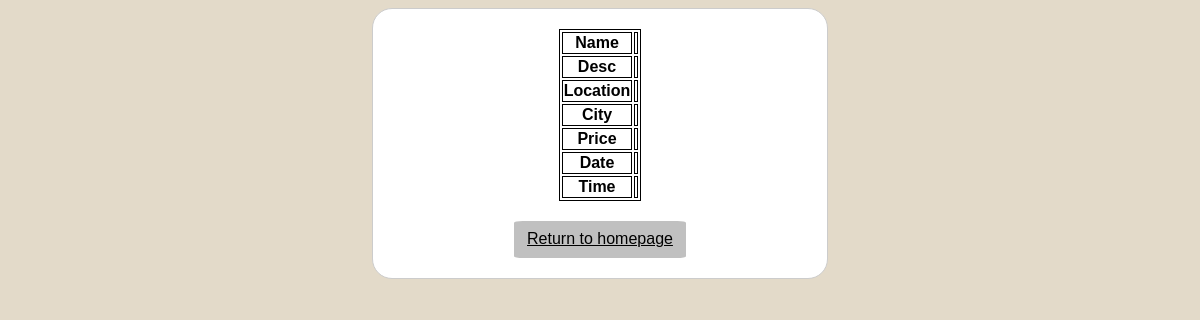
Before: /eventinfo?id=21 with the older database file.
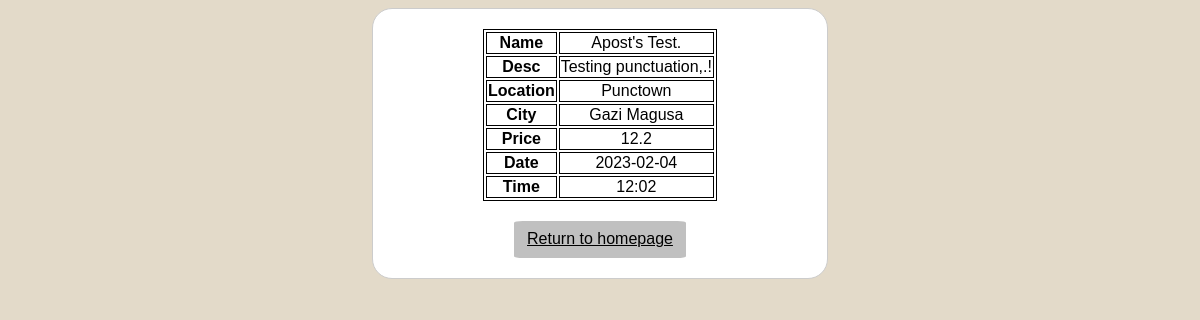
After: the same page with the newer database file.
### tables this page shows
CREATE TABLE "event"
(
    eventid     INTEGER
        primary key autoincrement,
    name        TEXT,
    description TEXT,
    price       FLOAT,
    date        DATE,
    time        TIME,
    isActive    BOOLEAN,
    location    TEXT,
    cityID      INTEGER
        references city,
    username    TEXT
        references user
);

CREATE TABLE city(cityID INTEGER PRIMARY KEY AUTOINCREMENT, cityname TEXT);

### main.py (the view)
@app.route("/eventinfo")
def eventInfo():
        eventID = request.args.get('id')
        conn = sqlite3.connect("eventwebsite.db")
        c = conn.cursor()
        c.execute("SELECT event.*,c.cityname FROM event JOIN city c on c.cityID = event.cityID WHERE eventid=(?)",(eventID,))
        rows = c.fetchone()
        return render_template("eventinfo.html",eventInfo=rows)

### templates/eventinfo.html (shortened to what this page needs)
<!DOCTYPE html>
<html lang="en">
<head>
    <link rel="stylesheet" href="/static/style.css">
</head>
<body>
<div class="table">
    <table align="center" >
        <tr>
            <th>Name</th>
            <td>{{ eventInfo[1] }}</td>
        </tr>
        <tr>
            <th>Desc</th>
            <td>{{ eventInfo[2] }}</td>
        </tr>
        <tr>
            <th>Location</th>
            <td>{{ eventInfo[7] }}</td>
        </tr>
        <tr>
            <th>City</th>
            <td>{{ eventInfo[10] }}</td>
        </tr>
        <tr>
            <th>Price</th>
            <td>{{ eventInfo[3] }}</td>
        </tr>
        <tr>
            <th>Date</th>
            <td>{{ eventInfo[4] }}</td>
        </tr>
        <tr>
            <th>Time</th>
            <td>{{ eventInfo[5] }}</td>
        </tr>
    </table>
    <a href="{{ url_for('index') }}" class="btn">Return to homepage</a>
</div>
</body>
</html>

Changed rows visible on the page:
added event: name "Apost's Test.", description "Testing punctuation,.!", location "Punctown", price "12.2", date "2023-02-04", time "12:02"
now on this page (row unchanged): city: cityname "Gazi Magusa"
